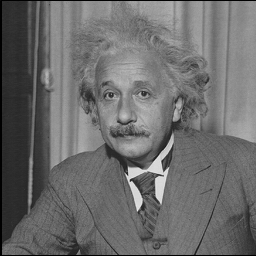
%> input picture assignment1/einstein.jpg, 256 x 256 px
$ octave --eval "result = part3(imread('einstein.jpg'));"   (GNU Octave 9; MATLAB toolbox functions it lacks are replaced by stand-ins)
%> lines starting %> are read from the running program, lines starting %| are printed output that depends on the picture
% Part 3: Scale-Invariance
%
% by Adam Krebs (Spring 2012)


function [res] = part3(im)

    if nargin ~= 1
        im = imread('einstein.jpg');
    end

    % resize image by half
    im_half = imresize(im, 0.5);
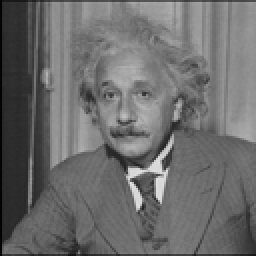
%> im_half: size 128x128 uint8 (shown 2 times larger); min 2, max 223, mean 107.9

    for sigma = 3:0.4:15
        temp_ein = conv2(double(im), lp(sigma), 'same');
        temp_half = conv2(double(im_half), lp(sigma), 'same');
        gradI = combine(temp_ein, sigma, lp(sigma));
% [8 lines not run here, left out]
function [filt] = lp(sigma)
    filt = fspecial('gaussian', (sigma*6), sigma);
end

function [output] = combine(img, sigma, filt)
    % Convolve image and combine
    dxx = [1 -2 1];
    dyy = [1 -2 1];
    Sxx = conv2(lp(sigma), dxx, 'same');
    s1 = Sxx .* img;
    Syy = conv2(lp(sigma), dyy, 'same');
    s2 = Syy .* img;

    % overlay image
    output = s1 + s2;

    mesh(output);
    hold on;
end
%> the loop in part3, `for sigma = 3:0.4:15` made 1 pass
%> pass 1, in part3, `temp_ein = conv2(double(im), lp(sigma), 'same');`:
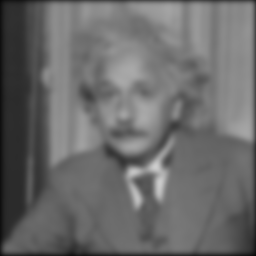
%> temp_ein: size 256x256 double; min 8.69, max 205.3, mean 106.5
%> pass 1, in part3, `temp_half = conv2(double(im_half), lp(sigma), 'same');`:
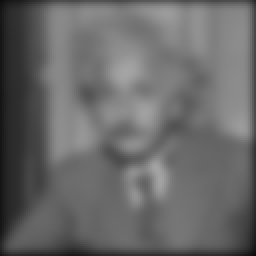
%> temp_half: size 128x128 double (shown 2 times larger); min 11.99, max 164.6, mean 104.9
%> (the run ends here)

$ run again, on assignment1/part1_1.jpg
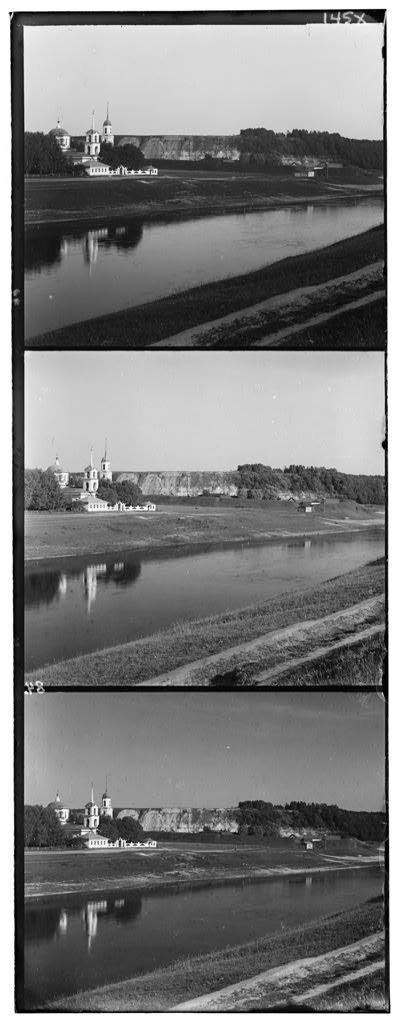
%> input picture assignment1/part1_1.jpg, 400 x 1024 px
%> the loop in part3, `for sigma = 3:0.4:15` made 1 pass
%> pass 1, in part3, `temp_ein = conv2(double(im), lp(sigma), 'same');`:
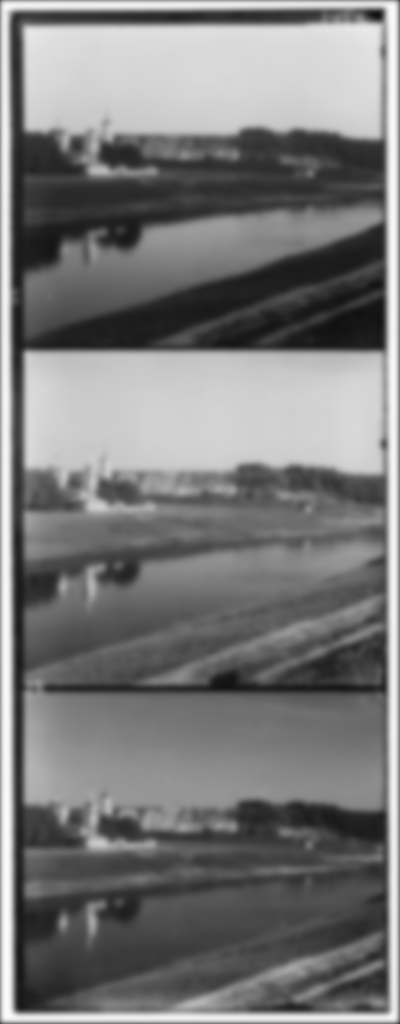
%> temp_ein: size 1024x400 double; min 17.38, max 253.1, mean 122.1
%> pass 1, in part3, `temp_half = conv2(double(im_half), lp(sigma), 'same');`:
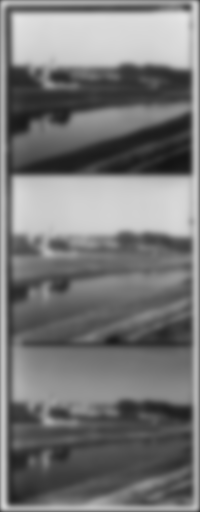
%> temp_half: size 512x200 double; min 20.04, max 227.9, mean 120

$ run again, on assignment1/part1_3.jpg
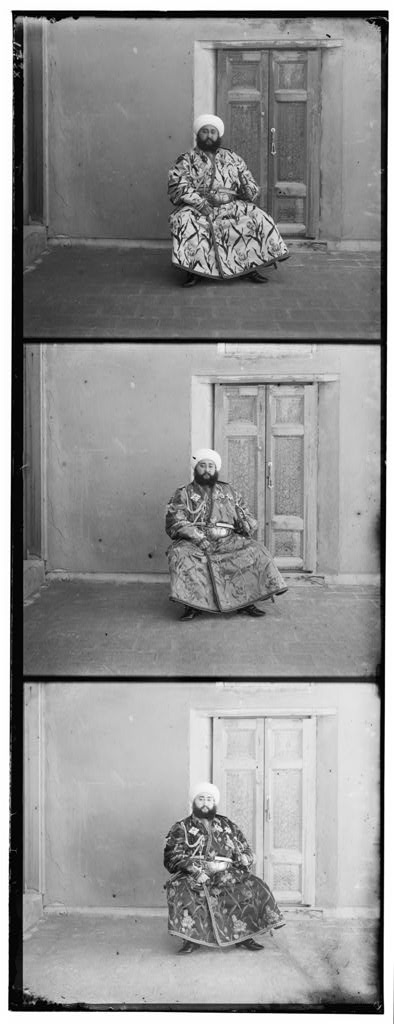
%> input picture assignment1/part1_3.jpg, 394 x 1024 px
%> the loop in part3, `for sigma = 3:0.4:15` made 1 pass
%> pass 1, in part3, `temp_ein = conv2(double(im), lp(sigma), 'same');`:
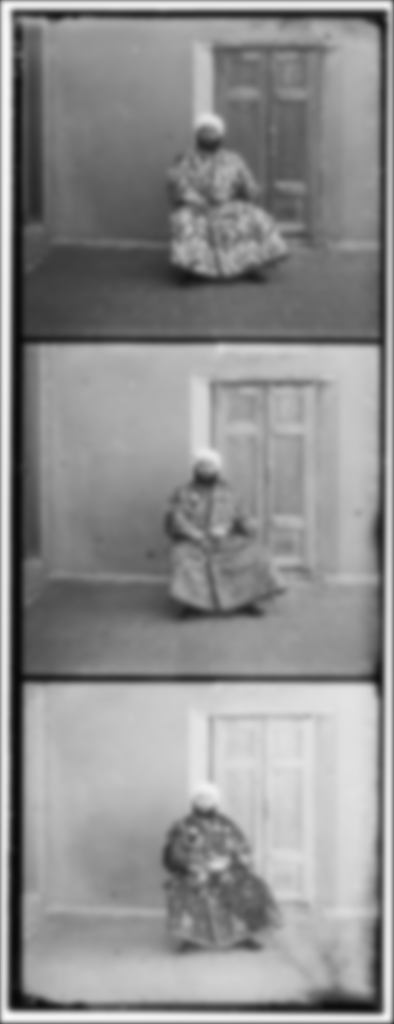
%> temp_ein: size 1024x394 double; min 8.86, max 249, mean 143.1
%> pass 1, in part3, `temp_half = conv2(double(im_half), lp(sigma), 'same');`:
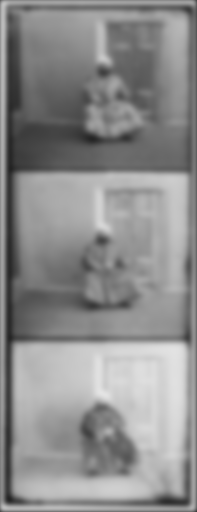
%> temp_half: size 512x197 double; min 35.08, max 228.3, mean 141.2
